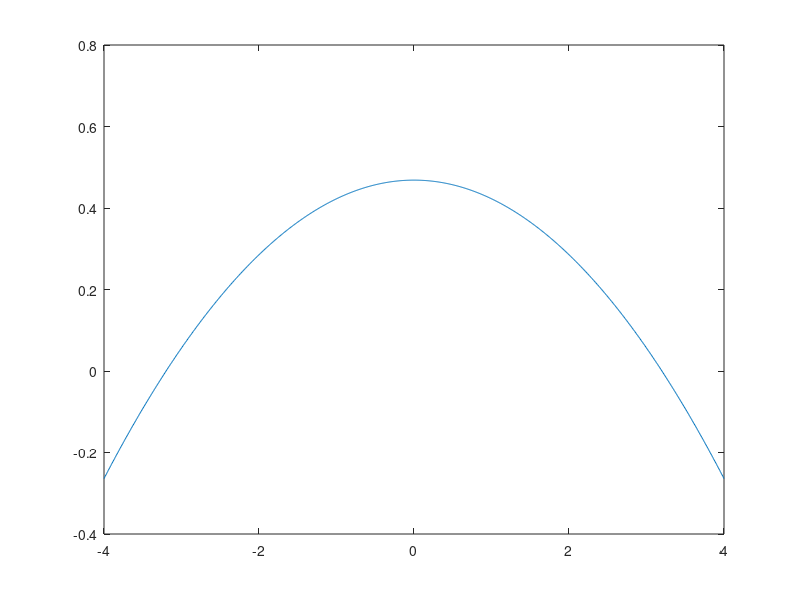

This figure's MATLAB source:
%

f=@(x) exp(-abs(x).^2);
a=-4;
b=4;

figure;
x=linspace(a,b,1000);
y=f(x);
plot(x,y)
xlabel('x')
ylabel('f(x)')
title('Plot of f(x)')

n=9;%nodes
x_nodes=linspace(a,b,n);
y_nodes=f(x_nodes);
p=polyfit(x_nodes,y_nodes,n);

x_plot=linspace(a,b,1000);
%y_plot
interp=polyval(p,x_plot);

plot(x_nodes, y_nodes, x_plot,interp)

norm(f(x_plot)-interp,'inf')




n=100;
d=2;
x_nodes=linspace(a,b,n);
y_nodes=f(x_nodes);
p=polyfit(x_nodes,y_nodes,d);

x_plot=linspace(a,b,1000);
leastsquares=polyval(p,x_plot);

plot(x_plot,leastsquares)


norm(f(x_plot)-leastsquares,'inf')


%By comparing the Linfinity-norm values of the interpolation error and the least 
% square interpolation error, you can assess the accuracy 
% and effectiveness of the two methods for approximating the function f(x) in the given interval Ω.



%


